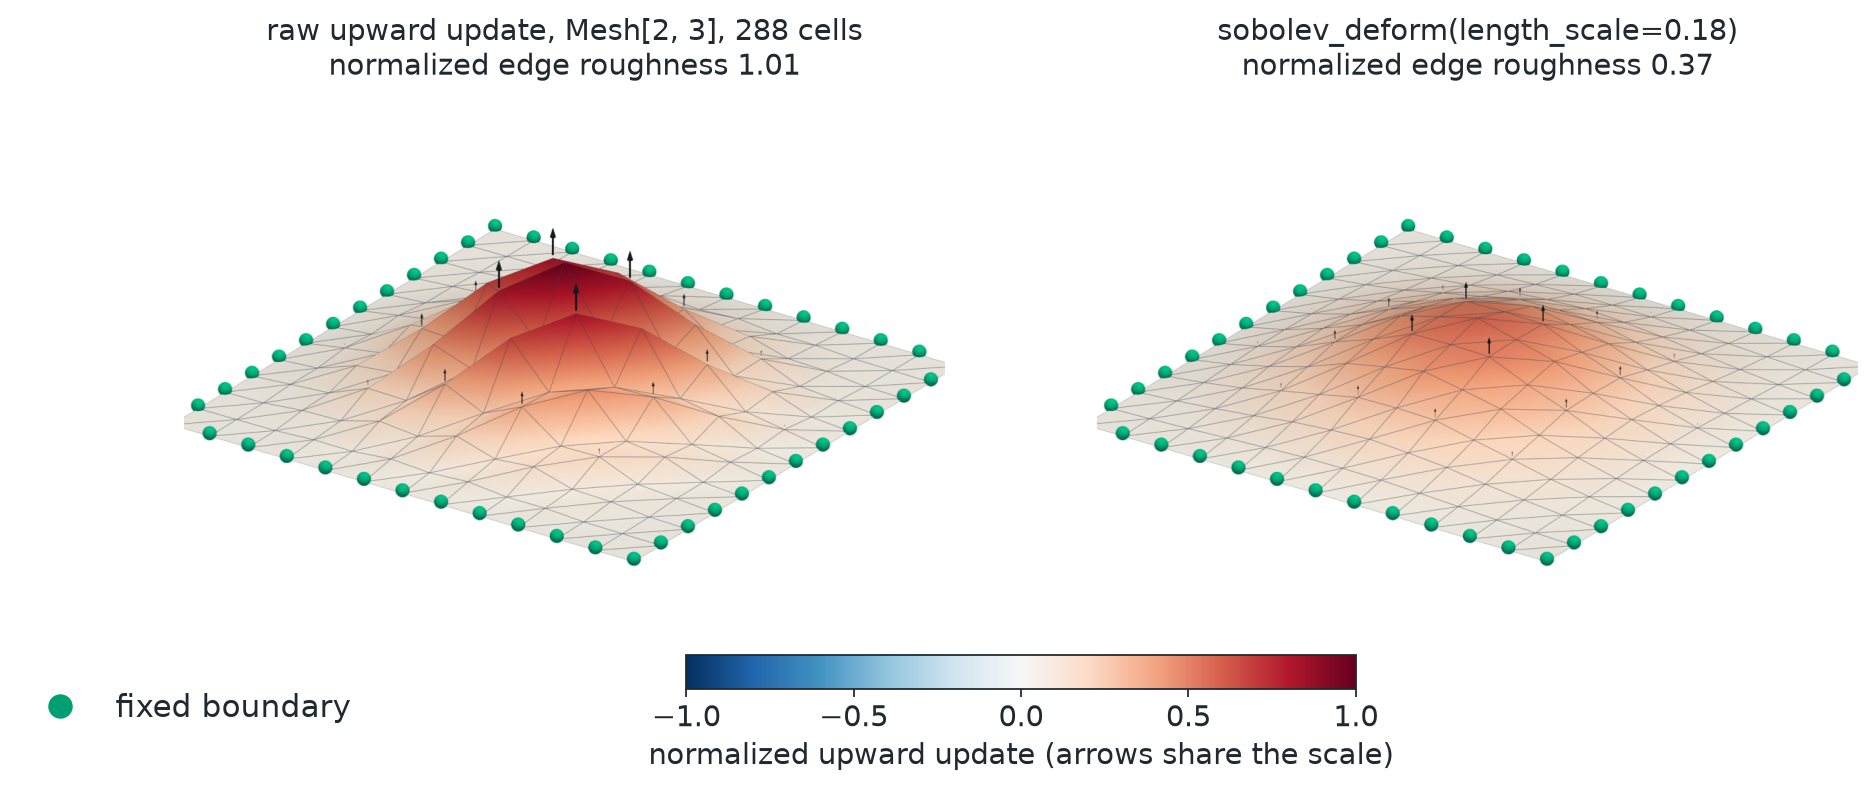

Source code (Python):
# SPDX-FileCopyrightText: Copyright (c) 2023 - 2026 NVIDIA CORPORATION & AFFILIATES.
# SPDX-FileCopyrightText: All rights reserved.
# SPDX-License-Identifier: Apache-2.0
#
# Licensed under the Apache License, Version 2.0 (the "License");
# you may not use this file except in compliance with the License.
# You may obtain a copy of the License at
#
# http://www.apache.org/licenses/LICENSE-2.0
#
# Unless required by applicable law or agreed to in writing, software
# distributed under the License is distributed on an "AS IS" BASIS,
# WITHOUT WARRANTIES OR CONDITIONS OF ANY KIND, either express or implied.
# See the License for the specific language governing permissions and
# limitations under the License.

"""Render raw and Sobolev-filtered upward updates on a sheet."""

from pathlib import Path

import matplotlib.pyplot as plt
import numpy as np
import pyvista as pv
import torch
from _style import DIVERGING, DPI, FIXED, SURFACE_EDGE, TEXT, mesh_label, spheres
from matplotlib.colors import Normalize
from matplotlib.lines import Line2D

from physicsnemo.mesh import Mesh
from physicsnemo.mesh.io import to_pyvista

OUTPUT = Path(__file__).parent / "sobolev_adjoint_field_3d.png"

RESOLUTION = 13
LENGTH_SCALE = 0.18
DISPLAY_STEP = 0.52
SCALAR_NAME = "Normalized upward update"
MESH_EDGE = SURFACE_EDGE
ARROW_COLOR = TEXT


def _make_sheet() -> tuple[Mesh, torch.Tensor]:
    """Create a triangulated square sheet embedded in 3D."""

    axis = torch.linspace(-1.0, 1.0, RESOLUTION)
    y, x = torch.meshgrid(axis, axis, indexing="ij")
    points = torch.stack(
        (x.reshape(-1), y.reshape(-1), torch.zeros(RESOLUTION**2)),
        dim=-1,
    )

    cells = []
    for row in range(RESOLUTION - 1):
        for column in range(RESOLUTION - 1):
            lower_left = row * RESOLUTION + column
            lower_right = lower_left + 1
            upper_left = lower_left + RESOLUTION
            upper_right = upper_left + 1
            cells.extend(
                (
                    (lower_left, lower_right, upper_right),
                    (lower_left, upper_right, upper_left),
                )
            )

    connectivity = torch.tensor(cells, dtype=torch.long)
    fixed_points = (
        (points[:, 0] == -1)
        | (points[:, 0] == 1)
        | (points[:, 1] == -1)
        | (points[:, 1] == 1)
    )
    return Mesh(points=points, cells=connectivity), fixed_points


def _target_points(
    mesh: Mesh,
    fixed_points: torch.Tensor,
) -> torch.Tensor:
    """Pull the center upward with deterministic vertex-scale variation."""

    x = mesh.points[:, 0]
    y = mesh.points[:, 1]
    boundary_window = torch.cos(0.5 * torch.pi * x)
    boundary_window = boundary_window * torch.cos(0.5 * torch.pi * y)
    bump = torch.exp(-(x.square() + y.square()) / 0.45) * boundary_window

    indices = torch.arange(mesh.n_points)
    checkerboard = (indices // RESOLUTION + indices % RESOLUTION) % 2
    checkerboard = 1.0 - 2.0 * checkerboard.to(mesh.points.dtype)
    upward_pull = bump * (0.30 + 0.08 * checkerboard)
    upward_pull[fixed_points] = 0

    target_points = mesh.points.clone()
    target_points[:, 2] = target_points[:, 2] + upward_pull
    return target_points


def _initial_adjoint(
    mesh: Mesh,
    target_points: torch.Tensor,
    fixed_points: torch.Tensor,
    *,
    use_sobolev: bool,
) -> torch.Tensor:
    """Differentiate the initial objective with respect to candidate vertices."""

    candidate_vertices = mesh.points.detach().clone().requires_grad_()
    raw_displacement = candidate_vertices - mesh.points.detach()
    if use_sobolev:
        deformed = mesh.sobolev_deform(
            raw_displacement,
            length_scale=LENGTH_SCALE,
            fixed_points=fixed_points,
            max_iterations=128,
            implementation="torch",
        )
    else:
        free_displacement = torch.where(
            fixed_points[:, None],
            torch.zeros_like(raw_displacement),
            raw_displacement,
        )
        deformed = mesh.displace(free_displacement)

    objective = (deformed.points - target_points).square().mean()
    return torch.autograd.grad(objective, candidate_vertices)[0]


def _unique_edges(cells: torch.Tensor) -> torch.Tensor:
    """Return undirected triangle edges without duplicates."""

    edges = torch.cat(
        (cells[:, (0, 1)], cells[:, (1, 2)], cells[:, (2, 0)]),
        dim=0,
    )
    return torch.unique(torch.sort(edges, dim=1).values, dim=0)


def _roughness(field: torch.Tensor, edges: torch.Tensor) -> torch.Tensor:
    """Measure neighbor variation after removing the field magnitude."""

    root_mean_square = field.square().mean().sqrt()
    root_mean_square = root_mean_square.clamp_min(torch.finfo(field.dtype).eps)
    normalized = field / root_mean_square
    differences = normalized[edges[:, 0]] - normalized[edges[:, 1]]
    return differences.square().sum(dim=-1).mean()


def main() -> None:
    """Generate the documentation image."""

    mesh, fixed_points = _make_sheet()
    target_points = _target_points(mesh, fixed_points)
    raw_adjoint = _initial_adjoint(
        mesh,
        target_points,
        fixed_points,
        use_sobolev=False,
    )
    sobolev_adjoint = _initial_adjoint(
        mesh,
        target_points,
        fixed_points,
        use_sobolev=True,
    )

    edges = _unique_edges(mesh.cells)
    raw_roughness = _roughness(raw_adjoint, edges)
    sobolev_roughness = _roughness(sobolev_adjoint, edges)
    if sobolev_roughness >= raw_roughness:
        raise RuntimeError("Sobolev filtering did not reduce adjoint roughness")

    raw_update = -raw_adjoint
    sobolev_update = -sobolev_adjoint
    shared_scale = torch.stack(
        (
            torch.linalg.vector_norm(raw_update, dim=-1).max(),
            torch.linalg.vector_norm(sobolev_update, dim=-1).max(),
        )
    ).max()
    shared_scale = shared_scale.clamp_min(torch.finfo(mesh.points.dtype).eps)
    raw_update = raw_update / shared_scale
    sobolev_update = sobolev_update / shared_scale

    points = mesh.points.numpy()
    fixed = fixed_points.numpy()
    grid = np.arange(mesh.n_points).reshape(RESOLUTION, RESOLUTION)
    selected = grid[1:-1:2, 1:-1:2].reshape(-1)
    panels = (
        (
            f"raw upward update, {mesh_label(mesh)}",
            raw_update.numpy(),
            raw_roughness.item(),
        ),
        (
            f"sobolev_deform(length_scale={LENGTH_SCALE})",
            sobolev_update.numpy(),
            sobolev_roughness.item(),
        ),
    )

    figure, axes = plt.subplots(1, 2, figsize=(13.5, 5.6))
    for axis, (title, update, roughness) in zip(axes, panels, strict=True):
        deformed_points = points + DISPLAY_STEP * update
        panel_mesh = to_pyvista(mesh)
        panel_mesh.points = deformed_points
        panel_mesh.point_data[SCALAR_NAME] = update[:, 2]
        plotter = pv.Plotter(off_screen=True, window_size=(1100, 800))
        plotter.enable_anti_aliasing("ssaa")
        plotter.set_background("white")
        plotter.add_mesh(
            panel_mesh,
            scalars=SCALAR_NAME,
            cmap=DIVERGING,
            clim=(-1.0, 1.0),
            show_edges=True,
            edge_color=MESH_EDGE,
            line_width=0.6,
            smooth_shading=True,
            ambient=0.35,
            diffuse=0.7,
            show_scalar_bar=False,
        )
        plotter.add_arrows(
            deformed_points[selected] + np.array((0.0, 0.0, 0.012)),
            update[selected],
            mag=0.13,
            color=ARROW_COLOR,
        )
        plotter.add_mesh(
            spheres(points[fixed] + np.array((0.0, 0.0, 0.012)), 0.025),
            color=FIXED,
            ambient=0.35,
        )
        plotter.camera_position = [
            (2.8, -4.0, 2.4),
            (0.0, 0.0, 0.12),
            (0.0, 0.0, 1.0),
        ]
        plotter.camera.parallel_projection = True
        plotter.camera.zoom(1.02)
        axis.imshow(plotter.screenshot(return_img=True))
        plotter.close()
        axis.set_title(f"{title}\nnormalized edge roughness {roughness:.2f}")
        axis.set_axis_off()

    colorbar = figure.colorbar(
        plt.cm.ScalarMappable(norm=Normalize(vmin=-1.0, vmax=1.0), cmap=DIVERGING),
        ax=axes,
        orientation="horizontal",
        fraction=0.05,
        pad=0.02,
        shrink=0.4,
    )
    colorbar.set_label("normalized upward update (arrows share the scale)")
    figure.legend(
        handles=[
            Line2D(
                [0],
                [0],
                marker="o",
                color="none",
                markerfacecolor=FIXED,
                markeredgecolor="white",
                markersize=12,
                label="fixed boundary",
            )
        ],
        loc="lower left",
        bbox_to_anchor=(0.04, 0.04),
        frameon=False,
    )
    # Smooth color ramps band under a 256-color palette, so keep full RGB.
    figure.savefig(OUTPUT, dpi=DPI, facecolor="white", bbox_inches="tight")
    plt.close(figure)
    print(f"Saved {OUTPUT} ({OUTPUT.stat().st_size / 1024:.0f} KB)")

    print(f"Raw adjoint roughness: {raw_roughness.item():.4f}")
    print(f"Sobolev adjoint roughness: {sobolev_roughness.item():.4f}")


if __name__ == "__main__":
    main()
